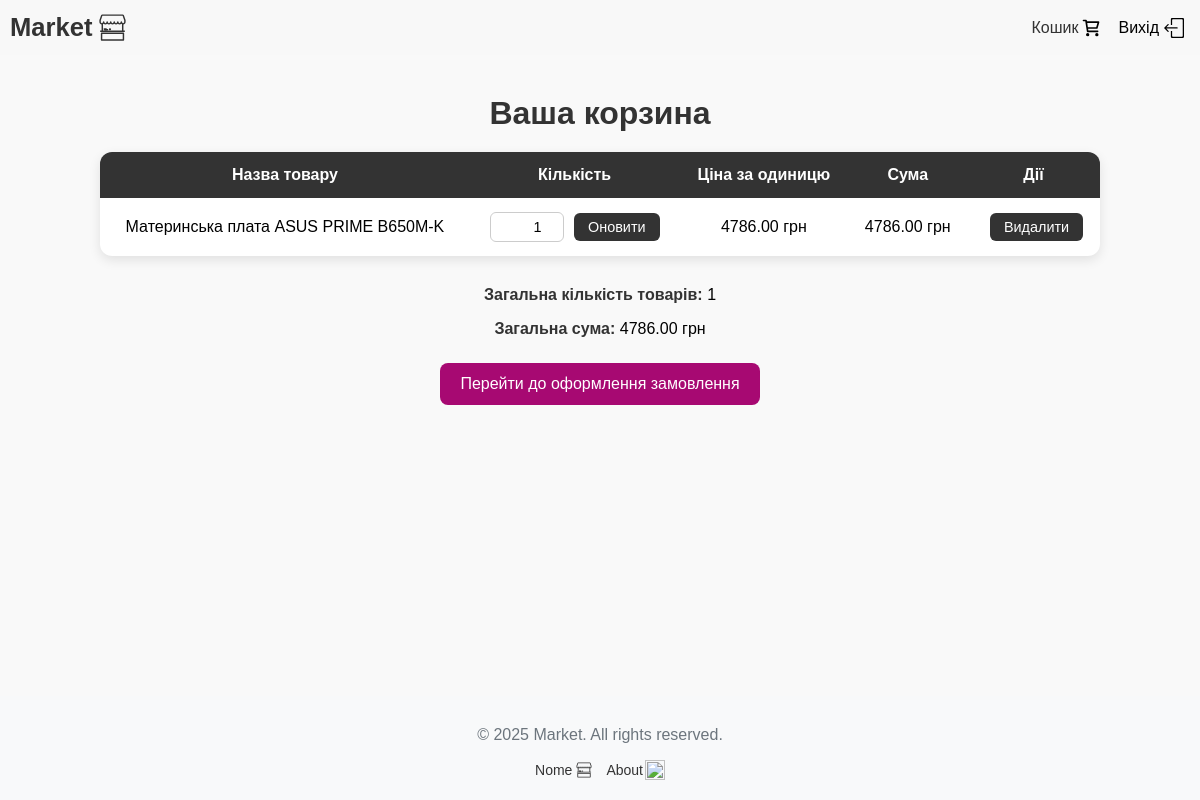
The app's page /cart/view (signed in) with its own data.
### carts/models.py (models this page shows)
class Cart(models.Model):
    user = models.ForeignKey('auth.User', on_delete=models.CASCADE, blank=True, null=True, verbose_name='User')
    product = models.ForeignKey('shop.Product', on_delete=models.CASCADE, related_name='cart_items', verbose_name='Product')
    quantity = models.PositiveIntegerField(default=0, verbose_name='Quantity')
    session_key = models.CharField(max_length=40, blank=True, null=True)
    created_at = models.DateTimeField(auto_now_add=True, verbose_name='Created At')
    class Meta:
        db_table = 'cart'
        verbose_name = 'Cart'
        verbose_name_plural = 'Cart'
    objects = CartQuerySet.as_manager()
    def get_total_price(self):
        return round(self.product.price * self.quantity, 2)

### shop/models.py (models this page shows)
class Product(models.Model):
    name = models.CharField(max_length=200, verbose_name='Product Name')
    slug = models.SlugField(max_length=250, unique=True, blank=True, null=True, verbose_name='URL')
    description = models.TextField(blank=True, verbose_name='Description')
    price = models.DecimalField(max_digits=10, decimal_places=2, verbose_name='Price')
    discount = models.DecimalField(max_digits=5, decimal_places=2, default=0.00, verbose_name='Discount')
    stock = models.PositiveIntegerField(default=0, verbose_name='Stock Quantity')
    category = models.ForeignKey(Category, on_delete=models.CASCADE, related_name="products")
    created_at = models.DateTimeField(auto_now_add=True, verbose_name='Created At')
    class Meta:
        db_table = 'product'
        verbose_name = 'Product'
        verbose_name_plural = 'Products'

### carts/views.py (the view)
# urls.py: path("view", views.cart_view, name="cart_view"),
def cart_view(request):
    if request.user.is_authenticated:
        cart_items = Cart.objects.filter(user=request.user)
    else:
        if not request.session.session_key:
            request.session.create()
        cart_items = Cart.objects.filter(session_key=request.session.session_key)
    return render(request, "carts/carts.html", {
        "cart_items": cart_items,
        "cart_total": cart_items.total_price(),
        "cart_quantity": cart_items.total_quantity(),
    })

### carts/models.py (called while the page is built)
    def total_price(self):
        return sum(cart.get_total_price() for cart in self)

    def total_quantity(self):
        if self:
            return sum(cart.quantity for cart in self)
        return 0

### carts/templates/carts/carts.html (shortened to what this page needs)
{% load static%}
<!DOCTYPE html>
<html lang="uk">
<head>
    <link rel="stylesheet" href="{% static 'carts/css/cart.css' %}">
</head>
<body>
    {% include 'shop/partials/navigation.html' %}
    <main>
    <h1>Ваша корзина</h1>
    {% if cart_items %}
        <table class="cart-table">
            <thead class="cart_table_head">
                <tr>
                    <th>Назва товару</th>
                    <th>Кількість</th>
                    <th>Ціна за одиницю</th>
                    <th>Сума</th>
                    <th>Дії</th>
                </tr>
            </thead>
            <tbody class="cart_table_body">
                {% for item in cart_items %}
                <tr>
                    <td>{{ item.product.name }}</td>
                    <td>
                        <form method="post" action="{% url 'carts:cart_change' item.id %}">
                            <input type="number" name="quantity" value="{{ item.quantity }}" min="1" max="{{ item.product.stock }}" style="width: 60px;">
                            <button type="submit" class="table_button">Оновити</button>
                        </form>
                    </td>
                    <td>{{ item.product.price }} грн</td>
                    <td>{{ item.get_total_price }} грн</td>
                    <td>
                        <form method="post" action="{% url 'carts:cart_remove' item.id %}">
                            <button type="submit" class="table_button">Видалити</button>
                        </form>
                    </td>
                </tr>
                {% endfor %}
            </tbody>
        </table>
        <p><strong>Загальна кількість товарів:</strong> {{ cart_items.total_quantity }}</p>
        <p><strong>Загальна сума:</strong> {{ cart_items.total_price }} грн</p>
        <a class="order" href="{% url 'orders:create_order' %}">Перейти до оформлення замовлення</a>
    {% else %}
        <p>Ваша корзина порожня.</p>
    {% endif %}
    </main>
    {% include 'shop/partials/footer.html' %}
</body>
</html>

### carts/static/carts/css/cart.css (style rules this page uses)
html, body { height: 100%; margin: 0; font-family: Arial, sans-serif; background-color: #f9f9f9; }
body { display: flex; flex-direction: column; min-height: 100vh; }
main { flex: 1 0 auto; width: 100%; box-sizing: border-box; padding: 20px; }
h1 { margin: 20px 0; font-size: 2rem; color: #333; text-align: center; font-weight: 600; }
.cart-table { width: 100%; max-width: 1000px; margin: 0 auto 30px auto; border-collapse: collapse; background: #fff; border-radius: 12px; overflow: hidden; box-shadow: 0 4px 12px rgba(0,0,0,0.1); }
.cart-table thead { background: #333; color: #fff; }
.cart-table th, .cart-table td { padding: 14px 12px; font-size: 1rem; text-align: center; }
input { padding: 6px; border: 1px solid #ccc; border-radius: 6px; text-align: right; width: 60px; font-size: 0.9rem; }
.table_button { padding: 6px 14px; margin-left: 6px; background-color: #333; color: white; border: none; border-radius: 6px; cursor: pointer; font-size: 0.9rem; transition: background-color 0.3s, transform 0.3s; }
p { margin-top: 10px; font-size: 1rem; text-align: center; }
p strong { color: #333; }
.order { display: block; width: fit-content; margin: 25px auto; padding: 12px 20px; background: #a70972; color: white; text-decoration: none; border-radius: 8px; font-size: 1rem; font-weight: 500; transition: background 0.3s, transform 0.3s; }

### records on screen
Cart: product.name "Материнська плата ASUS PRIME B650M-K", quantity "1", product.price "4786.00", get_total_price "4786.00", total_quantity "1", total_price "4786.00"

### other values on screen
{{ year|default:2025 }} "2025"
